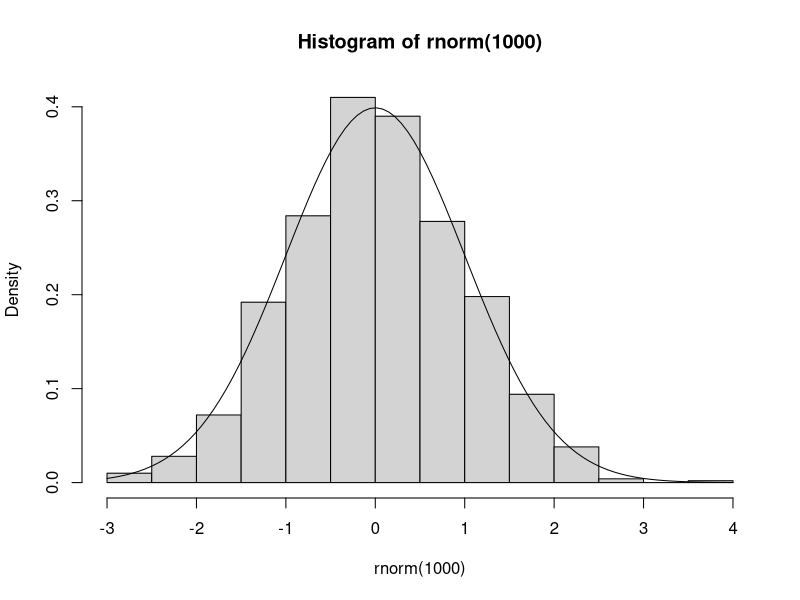
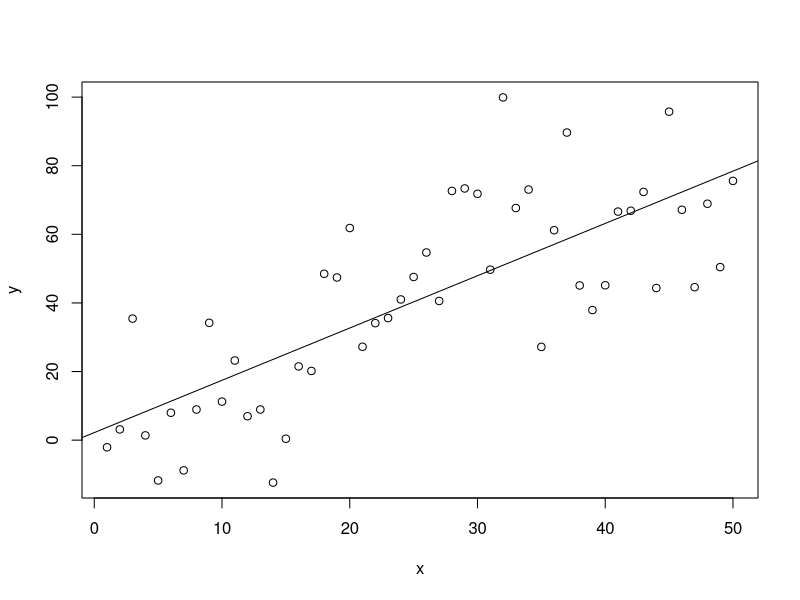
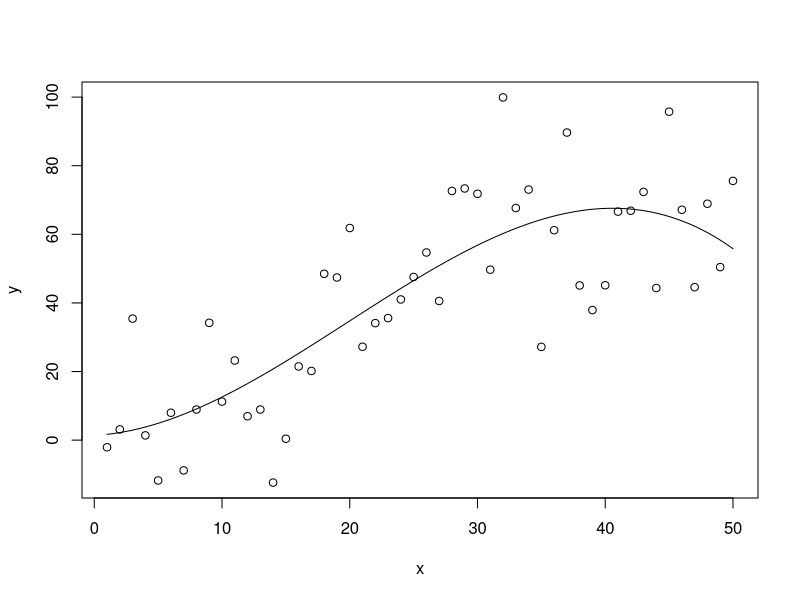

R code for these plots, in order:
## ---- chunk 1
2 * pi
## ---- chunk 2
# set.seed(42) # uncomment to always get the same plot
hist(rnorm(1000), probability = TRUE)
curve(dnorm, add = TRUE)
## ---- chunk 3
2 + 2
## ---- chunk 4
hide <- 3
## ---- chunk 5
hide
## ---- chunk 6
n <- 50
x <- seq(1, n)
a.true <- 3
b.true <- 1.5
y.true <- a.true + b.true * x
s.true <- 17.3
y <- y.true + s.true * rnorm(n)
out1 <- lm(y ~ x)
summary(out1)
## ---- chunk 7
plot(x, y)
abline(out1)
## ---- chunk 8
out3 <- lm(y ~ x + I(x^2) + I(x^3))
summary(out3)
## ---- chunk 9
plot(x, y)
curve(predict(out3, newdata=data.frame(x=x)), add = TRUE)
## ---- chunk 10
out2 <- lm(y ~ x + I(x^2))
anova(out1, out2, out3)
## ---- chunk 11
foo <- anova(out1, out2, out3)
class(foo)
## ---- chunk 12
options(knitr.kable.NA = '')
knitr::kable(foo, caption = "ANOVA Table", digits = c(0, 0, 2, 0, 2, 3, 3))
